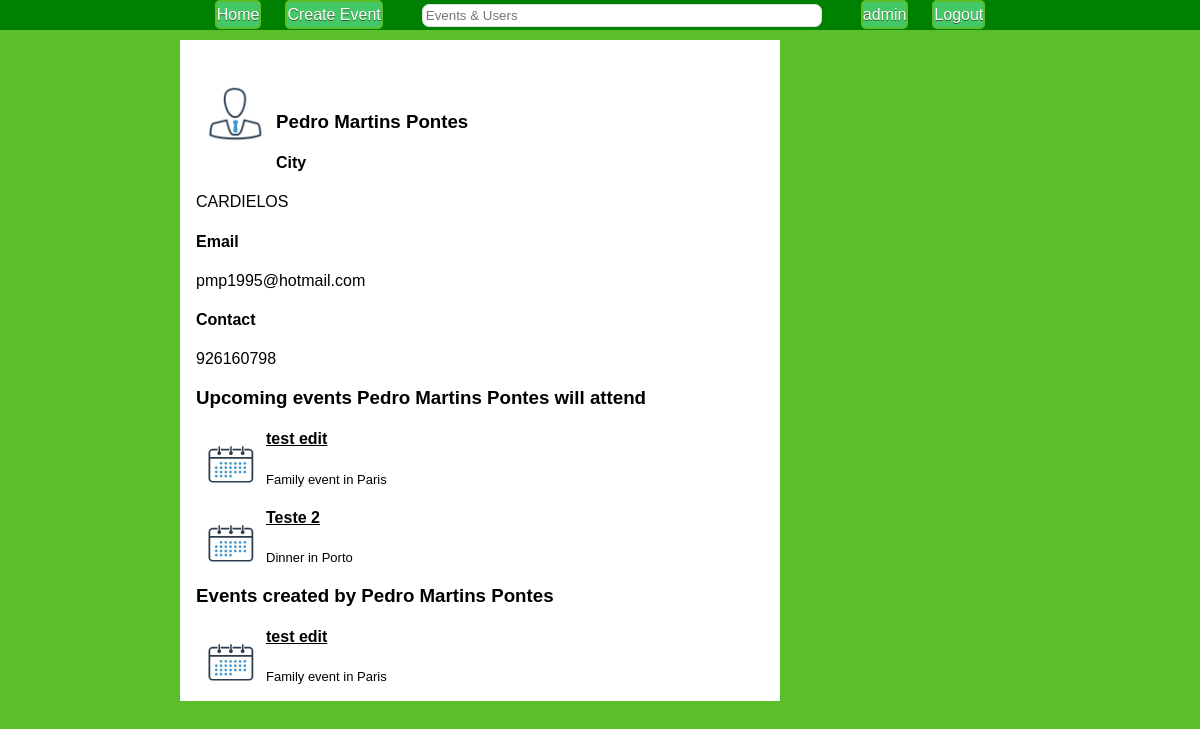
Screenshot of /?user=pp (signed in) with the database file from the repository.
### tables this page shows
CREATE TABLE User(
	username TEXT PRIMARY KEY,
	password TEXT NOT NULL,
	name TEXT NOT NULL,
	email TEXT NOT NULL,
	phoneNumber TEXT,
	city TEXT NOT NULL
);

CREATE TABLE Event(
	id INTEGER PRIMARY KEY,
	creator NOT NULL REFERENCES User(username) ON DELETE CASCADE,
	nameTag TEXT NOT NULL,
	type REFERENCES EventType(eventType) NOT NULL,
	description TEXT NOT NULL,
	time TEXT NOT NULL,
	city TEXT NOT NULL,
	address TEXT,
	imageURL TEXT,
	publicEvent INTEGER NOT NULL,
	CONSTRAINT ck_public CHECK (publicEvent = 0 OR publicEvent = 1)
);

### database/users.php (called while the page is built, shortened)
<?php
include_once('connection.php');
function userExists($username){
	global  $db;
	$stmt = $db->prepare('SELECT username FROM User WHERE username = :username');
	$stmt->bindParam(':username', $username, PDO::PARAM_STR);
	try{
    $stmt->execute();
		return true;
  } catch(PDOException $e) {
    return "error";
  }
}
function getUser($username){
	global $db;
	$stmt = $db->prepare('SELECT username, city, name, phoneNumber, email FROM User WHERE username = :username');
	$stmt->bindParam(':username', $username, PDO::PARAM_STR);
	try{
		$stmt->execute();
		$result = $stmt->fetch();
		return $result;
	} catch(PDOException $e){
		return false;
	}
}
?>

### database/user_data.php (called while the page is built, shortened)
<?php
  include_once("users.php");
  if(isset($_GET['user'])){
    $checkExistance = userExists($_GET['user']);
    if($checkExistance == true){
      $userData = getUser($_GET['user']);
      if($userData == false){
        $result = array("error" => "user data corrupted");
        return;
      } else {
        $dataArray = array("username" => $userData['username'],
                          "name" => $userData['name'],
                          "email" => $userData['email'],
                          "phoneNumber" => $userData['phoneNumber'],
                          "city" => $userData['city']);
        if(isset($_SESSION['username'])){
          if($_GET['user'] == $_SESSION['username']){
            $result = array("same" => $dataArray);
          } else {
            $result = array("different" => $dataArray);
          }
        } else {
          $result = array("different" => $dataArray);
        }
      }
    } else $result = array("error" => "no such user");
  } else $result = array("error" => "no such user");
 ?>

### database/events.php (called while the page is built, shortened)
<?php
include_once('connection.php');
function getLimitedUserAttendance($username, $maxEvents, $offset){
	global $db;
	$stmt = $db->prepare('SELECT * FROM  Event WHERE id in (SELECT eventId FROM Attending WHERE username = :username ORDER BY eventId DESC) ORDER BY id DESC LIMIT :maxEvents OFFSET :offset');
	$stmt->bindParam(':maxEvents', $maxEvents, PDO::PARAM_INT);
	$stmt->bindParam(':offset', $offset, PDO::PARAM_INT);
	$stmt->bindParam(':username', $username, PDO::PARAM_STR);
	try{
   		$stmt->execute();
   		return $stmt->fetchAll();
  	} catch(PDOException $e) {
    	return false;
  	}
}
function getLimitedUserCreations($username, $maxEvents, $offset){
	global $db;
	$stmt = $db->prepare('SELECT * FROM Event WHERE creator = :username ORDER BY id DESC LIMIT :maxEvents OFFSET :offset');
	$stmt->bindParam(':maxEvents', $maxEvents, PDO::PARAM_INT);
	$stmt->bindParam(':offset', $offset, PDO::PARAM_INT);
	$stmt->bindParam(':username', $username, PDO::PARAM_STR);
	try{
   		$stmt->execute();
   		return $stmt->fetchAll();
  	} catch(PDOException $e) {
    	return false;
  	}
}
?>

### templates/user_page.php (the view, shortened to what this page needs)
<div id="user_page">
    <br>
    <img src="res/user.png" width="60" height="60"> <br>
<?php
  if(isset($result['different'])) $data = $result['different'];
  if(isset($result['same']) || isset($result['different'])){
    $attendance = getLimitedUserAttendance($data['username'], 4, 0);
    $creations = getLimitedUserCreations($data['username'], 4, 0);
   ?>
   <h3><?=$data['name']?></h3>
   <h4>City</h4><label><?=$data['city']?></label>
   <h4>Email </h4><label><?=$data['email']?></label>
  <?php if($data["phoneNumber"] != "" && $data['phoneNumber'] != null){ ?>
     <h4>Contact </h4><label><?=$data['phoneNumber']?></label>
  <?php } if(isset($result['same'])){ ?>
      <br><br>
     <form id="editForm" method='post' action='edit_user.php'>
       <input name='username' type='text' value='<?=$data['username']?>' hidden>
       <input id='editUser' value='Edit account' type='submit'></form>
      <form id="deleteForm" method='post' action='database/action_delete_user.php'>
       <input name='username' type='text' value='<?=$data['username']?>' hidden>
       <input id='deleteUser' value='Cancel account' type='submit'></form>
  <?php } ?>
      <h3>Upcoming events <?=$data['name']?> will attend</h3>
      <div id="attendance" class="events">
      <?php if(count($attendance) > 0){
        $count = (count($attendance) < 4) ? count($attendance) : 3;
        for($i = 0; $i < $count; $i++){?>
          <div class="singleEvent">
            <img src="images/thumbs_small/<?=$attendance[$i]['imageURL']?>" width="50" height="50">
            <h4><a href="./?event=<?=$attendance[$i]['id']?>"><?=$attendance[$i]['nameTag']?></a></h4>
            <p class="eventDesc"><?=$attendance[$i]['type']?> in <?=$attendance[$i]['city']?></p>
          </div>
        <?php }
        if(count($attendance) == 4){?>
        <?php }
      } else echo '<p>Not attending any events...</p>'?></div>
      <h3>Events created by <?=$data['name']?></h3>
      <div id="creations" class="events">
      <?php if(count($creations) > 0){
        $count = (count($creations) < 4) ? count($creations) : 3;
        for($i = 0; $i < $count; $i++){?>
          <div class="singleEvent">
            <img src="images/thumbs_small/<?=$creations[$i]['imageURL']?>" width="50" height="50">
            <h4><a href="./?event=<?=$creations[$i]['id']?>"><?=$creations[$i]['nameTag']?></a></h4>
            <p class="eventDesc"><?=$creations[$i]['type']?> in <?=$creations[$i]['city']?></p>
          </div>
        <?php }
        if(count($creations) == 4){?>
        <?php }
      } else echo '<p>No events created...</p>'?></div>
<?php } else {?>
  <p>No user with this name was found in the database...</p>
<?php } ?>
</div>

### style/header_style.css (style rules this page uses)
* { -webkit-box-sizing: border-box; -moz-box-sizing: border-box; box-sizing: border-box; }
html, body { margin: 0em; padding: 0em; background-color: #5cbf2a; }
body { margin-top: 40px; }

### style/user_page_style.css (style rules this page uses)
html, body { margin: 0em; padding: 0em; background-color: #5cbf2a; }
body { margin-top: 40px; }
div#user_page { padding: 1em; background-color: #ffffff; position:relative; top: 10%; bottom: 10%; left: 15%; right: 15%; width: 50%; font-family: "Helvetica", Arial, sans-serif; }
div#user_page a:link { color: black; font-weight: bold; font-family: "Helvetica", Arial, sans-serif; }
label { display: inline; font-weight: normal; }
p.eventDesc { font-size: small; display: inline; font-weight: normal; }
img { float: left; margin: 10px 10px 10px 10px; }

### rows the page displays
user: name "Pedro Martins Pontes", city "CARDIELOS", email "pmp1995@hotmail.com", phoneNumber "926160798"
event: imageURL (placeholder picture), nameTag "test edit", type "Family event", city "Paris"
event: imageURL (placeholder picture), nameTag "Teste 2", type "Dinner", city "Porto"

### other values shown
$_SESSION['username'] "admin"
